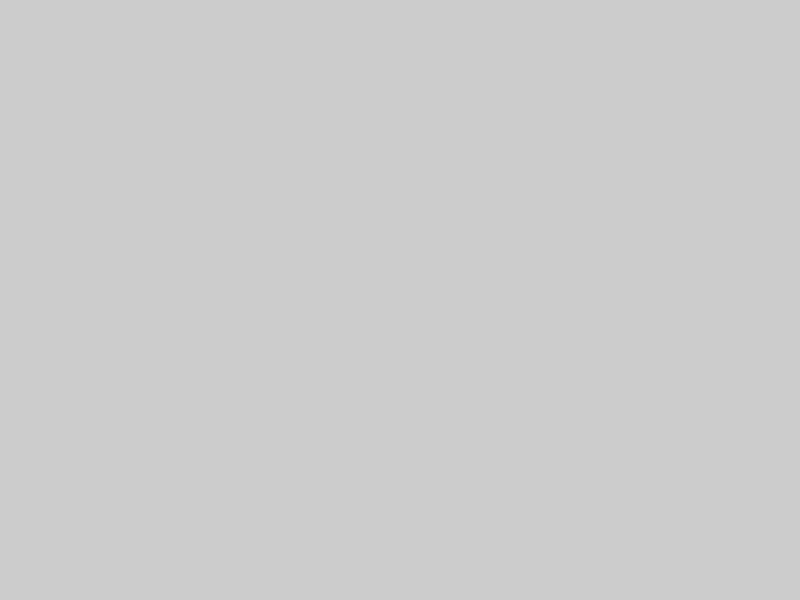
Frame 1 (no input)
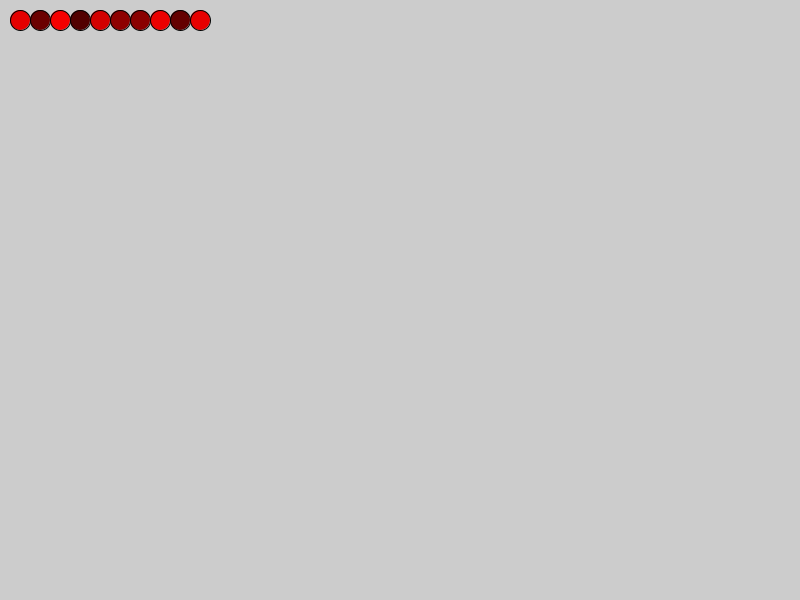
Frame 60 (the mouse pressed at the canvas centre just before this capture)
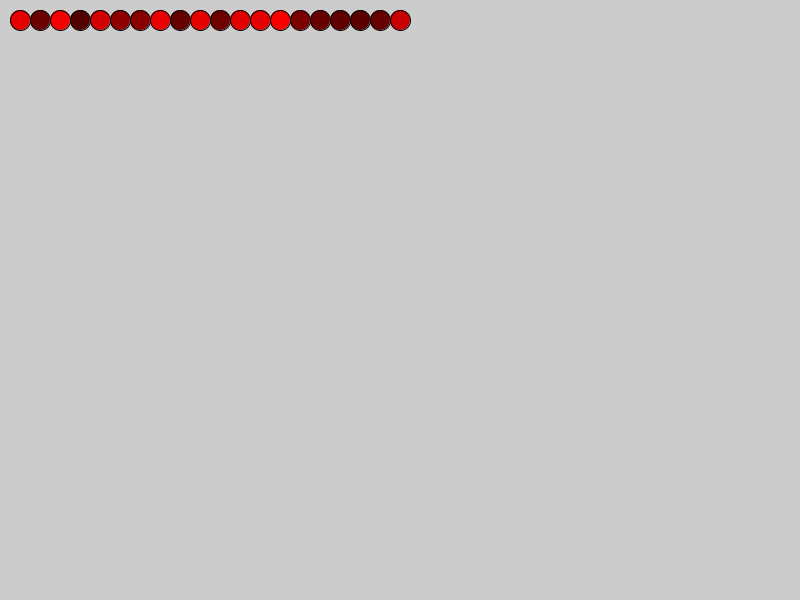
Frame 120 (the mouse held since frame 60 and released just before this capture)

The Processing sketch that drew these frames (run headless with seeded random() and noise(); from frame 60 on, the mouse is pressed at the canvas centre):

// Processing sketch: processing_108980
// ── processing_108980.pde

int count = 1;
int state = 0;
float x = 0;
float y = 0;
float diam = 20;
float r;
float g;
float b;

void setup() {
  size(800, 600);
}

void draw() {
  if (y == height-20) {
    x = 0;
    y = 0;
    state = 0;
  } 
  else if (state == 0) {
    r = random(70, 255);
    g = 0;
    b = 0;
    count++;
    if (count > 5) {
      fill(r, g, b);
      ellipse(x+diam, y+diam, diam, diam);
      x = x + diam;
      count = 0;
    }
    if (x == width-20) {
      x = 0;
      y = y + diam;
      state = 1;
    }
  } 
  else if (state == 1) {
    r = 0;
    g = random(70, 255);
    b = 0;
    count++;
    if (count > 5) {
      fill(r, g, b);
      ellipse(x+diam, y+diam, diam, diam);
      x = x + diam;
      count = 0;
    }
    if (x == width-20) {
      x = 0;
      y = y + diam;
      state = 2;
    }
  } 
  else if (state == 2) {
    r = 0;
    g = 0;
    b = random(70, 255);
    count++;
    if (count > 5) {
      fill(r, g, b);
      ellipse(x+diam, y+diam, diam, diam);
      x = x + diam;
      count = 0;
    }
    if (x == width-20) {
      x = 0;
      y = y + diam;
      state = 0;
    }
  }
}
